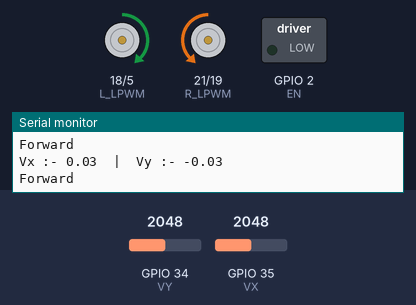
This sketch was run on a simulated ESP32. Parts: motor-driver pin pairs drawn as motors (green arrow = first pin HIGH = forward, orange = second pin HIGH = backward, longer = more drive), switched loads named in the sketch (green lamp = pin HIGH), the last lines printed to the serial monitor. The inputs (shaded band) are chosen by the test bench; at power-on: GPIO 35 (VX) = 2048, GPIO 34 (VY) = 2048. WiFi joins after 1.5 s; servers stay silent unless stated.

Above: at 2.7 s.
2.8 s: GPIO 35 (VX) set to 1998
At 3.8 s:
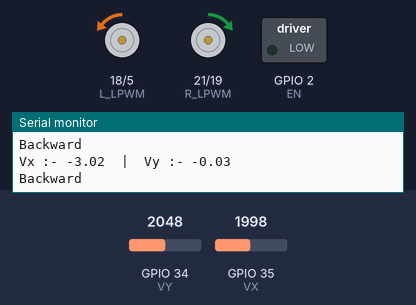
4.3 s: GPIO 34 (VY) set to 2866
At 5.5 s:
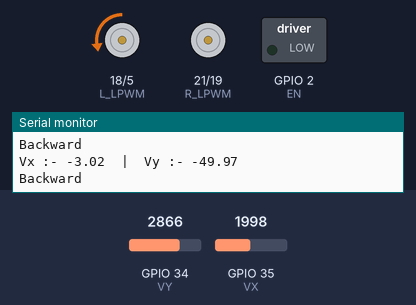
5.8 s: GPIO 34 (VY) set to 3603
At 6.1 s:
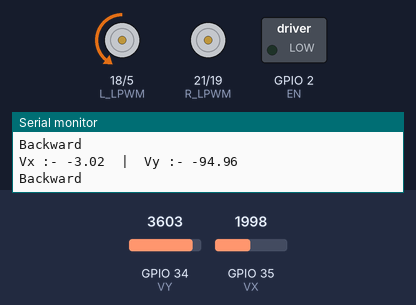
7.3 s: GPIO 35 (VX) set to 1228
At 7.9 s:
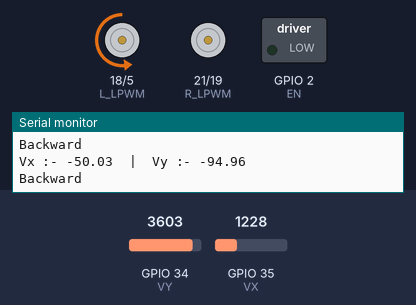
8.8 s: GPIO 35 (VX) set to 50
At 9.8 s:
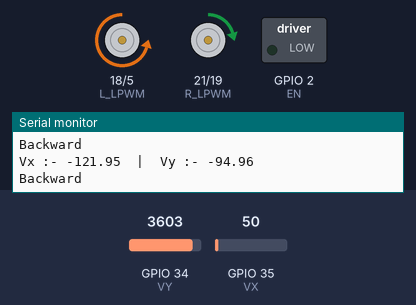
10.3 s: GPIO 34 (VY) set to 4095
At 11.6 s:
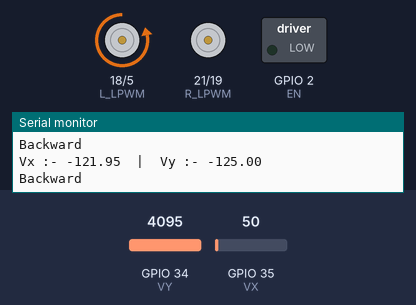
Timing chart, 0 to 12.8 s (numbered marks = the images above; inputs shaded):
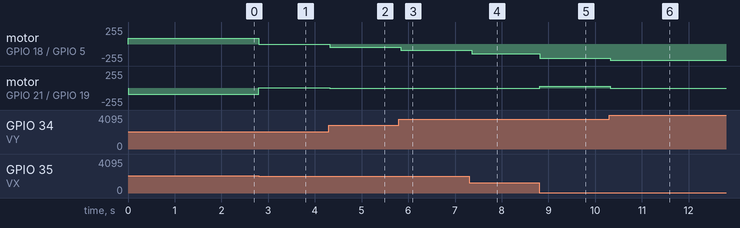

Measured:
- the behaviour switches between 2048 and 2047 on GPIO 35 (VX) (found by bisection; images 0 and 1)
- after the input at 2.8 s, motor on GPIO 18 (L_LPWM) / GPIO 5 (L_RPWM): forward 90/255 → backward 3/255 at once; motor on GPIO 21 (R_LPWM) / GPIO 19 (R_RPWM): backward 90/255 → forward 2/255 at once
- after the input at 4.3 s, motor on GPIO 18 (L_LPWM) / GPIO 5 (L_RPWM): backward 3/255 → backward 52/255 at once; motor on GPIO 21 (R_LPWM) / GPIO 19 (R_RPWM): forward 2/255 → stopped at once
- after the input at 5.8 s, motor on GPIO 18 (L_LPWM) / GPIO 5 (L_RPWM): backward 52/255 → backward 97/255 at once
- after the input at 7.3 s, motor on GPIO 18 (L_LPWM) / GPIO 5 (L_RPWM): backward 97/255 → backward 144/255 after 0.05 s
- after the input at 8.8 s, motor on GPIO 18 (L_LPWM) / GPIO 5 (L_RPWM): backward 144/255 → backward 216/255 at once; motor on GPIO 21 (R_LPWM) / GPIO 19 (R_RPWM): stopped → forward 26/255 at once
- after the input at 10.3 s, motor on GPIO 18 (L_LPWM) / GPIO 5 (L_RPWM): backward 216/255 → backward 246/255 at once; motor on GPIO 21 (R_LPWM) / GPIO 19 (R_RPWM): forward 26/255 → stopped at once

The sketch:

ESP_front_master_tune_1.ino
```cpp
// Code for the MASTER

#include <WiFi.h>
#include <WiFiUdp.h>
#include <cmath>
#include <Arduino.h>

// Sensors :-
#define SENSOR_LEFT 32
#define SENSOR_RIGHT 33
#define SENSOR_FRONT 23

// Right motors :-
#define L_LPWM 18
#define L_RPWM 5

// Left motors :-
#define R_LPWM  21
#define R_RPWM  19

#define EN 2

#define VX 35  // X-axis pin
#define VY 34  // Y-axis pin

// Values used further
#define MARGIN 5
#define THRESHOLD 55
#define MOTOR_THRESHOLD 90

// Network configuration
const char* ssid = "ESP32_Hotspot";
const char* password = "12345678";

// Static IP configuration for the MASTER ESP32
IPAddress staticIP(192, 168, 4, 2);      // Master's static IP
IPAddress gateway(192, 168, 4, 1);       // AP's IP (beacon ESP32)
IPAddress subnet(255, 255, 255, 0);
IPAddress primaryDNS(8, 8, 8, 8);        // Optional
IPAddress secondaryDNS(8, 8, 4, 4);      // Optional

WiFiUDP udp;
const int udpPort = 12345;
char incomingPacket[255];

// Variables to store RSSI values
int rssi_left = 0;
int rssi_right = 0;
int rssi_self = 0;

float mapFloat(float t, float in_min, float in_max, float out_min, float out_max) {
  return (t - in_min) * (out_max - out_min) / (in_max - in_min) + out_min;
}

void forward(int value1, int value2) {
  // Left motors -- Anticlock
  analogWrite(L_LPWM, MOTOR_THRESHOLD + value1);
  analogWrite(L_RPWM, 0);
  // right motors -- Clock
  analogWrite(R_LPWM, 0);
  analogWrite(R_RPWM, MOTOR_THRESHOLD + value2);
}

void backward(int value1, int value2) {
  // Left motors -- Clock
  analogWrite(L_LPWM, 0);
  analogWrite(L_RPWM, value1);
  // right motors -- Anticlock
  analogWrite(R_LPWM, value2);
  analogWrite(R_RPWM, 0);
}

void rotate(int value) {
  // Left motors -- Anticlock
  analogWrite(L_LPWM, MOTOR_THRESHOLD + value);
  analogWrite(L_RPWM, 0);
  // right motors -- Anticlock
  analogWrite(R_LPWM, MOTOR_THRESHOLD + value);
  analogWrite(R_RPWM, 0);
}

void stop() {
  analogWrite(L_LPWM, 0);
  analogWrite(L_RPWM, 0);
  analogWrite(R_LPWM, 0);
  analogWrite(R_RPWM, 0);
}

void joystick() {
  int Vx_value = analogRead(VX);
  int Vy_value = analogRead(VY);

  float Vx_mod = mapFloat(Vx_value, 0, 4095, -125, 125);
  float Vy_mod = mapFloat(Vy_value, 0, 4095, 125, -125);

  Serial.print("Vx :- ");
  Serial.print(Vx_mod);
  Serial.print("  |  ");
  Serial.print("Vy :- ");
  Serial.println(Vy_mod);

  if (Vx_mod>0){
    forward(Vx_mod+Vy_mod, Vx_mod-Vy_mod);
    // forward(255,255);
    Serial.println("Forward");
  }
  else if (Vx_mod<0){
    Vx_mod = abs(Vx_mod);
    backward(Vx_mod-Vy_mod, Vx_mod+Vy_mod);
    // backward(255,255);
    Serial.println("Backward");
  }
  delay(50);
}

void setup() {

  pinMode(SENSOR_LEFT, INPUT);
  pinMode(SENSOR_RIGHT, INPUT);
  pinMode(SENSOR_FRONT, INPUT);

  // Initialize motor control pins
  pinMode(L_LPWM, OUTPUT);
  pinMode(L_RPWM, OUTPUT);
  pinMode(R_LPWM, OUTPUT);
  pinMode(R_RPWM, OUTPUT);
  pinMode(EN, OUTPUT);

  pinMode(VX, INPUT);
  pinMode(VY, INPUT);

  Serial.begin(115200);

  // Configure static IP
  if (!WiFi.config(staticIP, gateway, subnet, primaryDNS, secondaryDNS)) {
    Serial.println("STA Failed to configure");
  }

  // Connect to Wi-Fi
  Serial.println("Connecting to WiFi...");
  WiFi.begin(ssid, password);

  while (WiFi.status() != WL_CONNECTED) {
    // delay(1000);
    // Serial.print(".");
    joystick();
    // delay(50);
  }

  Serial.println("\nConnected to WiFi.");
  Serial.print("ESP32 IP Address: ");
  Serial.println(WiFi.localIP());

  // Verify static IP assignment
  if (WiFi.localIP() != staticIP) {
    Serial.println("Warning: Failed to set static IP! Using DHCP-assigned IP.");
  }

  // Start UDP
  udp.begin(udpPort);
  Serial.print("Listening on UDP port ");
  Serial.println(udpPort);

}

void loop() {
  rssi_self = abs(WiFi.RSSI());
  int packetSize = udp.parsePacket();

  if (packetSize) {
    // Read the packet
    int len = udp.read(incomingPacket, 255);
    if (len > 0) {
      incomingPacket[len] = '\0';
    }

    // Extract RSSI value and device ID
    String data = String(incomingPacket);
    int separatorIndex = data.indexOf(':');
    if (separatorIndex != -1) {
      String deviceID = data.substring(0, separatorIndex);
      int rssi = data.substring(separatorIndex + 1).toInt();

      // Store RSSI value based on device ID
      if (deviceID == "ESP32-left") {
        rssi_left = abs(rssi);
      } else if (deviceID == "ESP32-right") {
        rssi_right = abs(rssi);
      }

      int error = rssi_left - rssi_right; // +ve--> right & -ve--> left
      int rssi_RL = (rssi_left + rssi_right)/2;
      int rssi_threshold = rssi_RL - rssi_self; // +ve--> forward & -ve--> backward

      if (rssi_left != 0 && rssi_right != 0) {
        Serial.print("Left RSSI: ");
        Serial.print(rssi_left);
        Serial.print(" | Right RSSI: ");
        Serial.print(rssi_right);
        Serial.print(" | Self RSSI: ");
        Serial.println(rssi_self);

        if (error > MARGIN) { //  && !digitalRead(SENSOR_RIGHT)
            Serial.println("............RIGHT.............");
            forward(abs(error)*3,abs(error)*1);
        }
        else if (error < -MARGIN) { //   && !digitalRead(SENSOR_LEFT)
            Serial.println("............LEFT.............");
            forward(abs(error)*1,abs(error)*3);
        }
        else {
          if (rssi_left > THRESHOLD && rssi_right > THRESHOLD) { //   && !digitalRead(SENSOR_FRONT)
            if (rssi_self < rssi_RL){
              Serial.println("............FORWARD.............");
              forward(abs(error)*3,abs(error)*3);
            }
            else if (rssi_self > rssi_RL) {
              Serial.println("............BACKWARD.............");
              rotate(abs(error)*3);
            }
          }
          else {
            Serial.println("............STOP.............");
            stop();
          }
        }

      }
    }
  }
  else{
    joystick();
  }
  delay(10);
}
```
